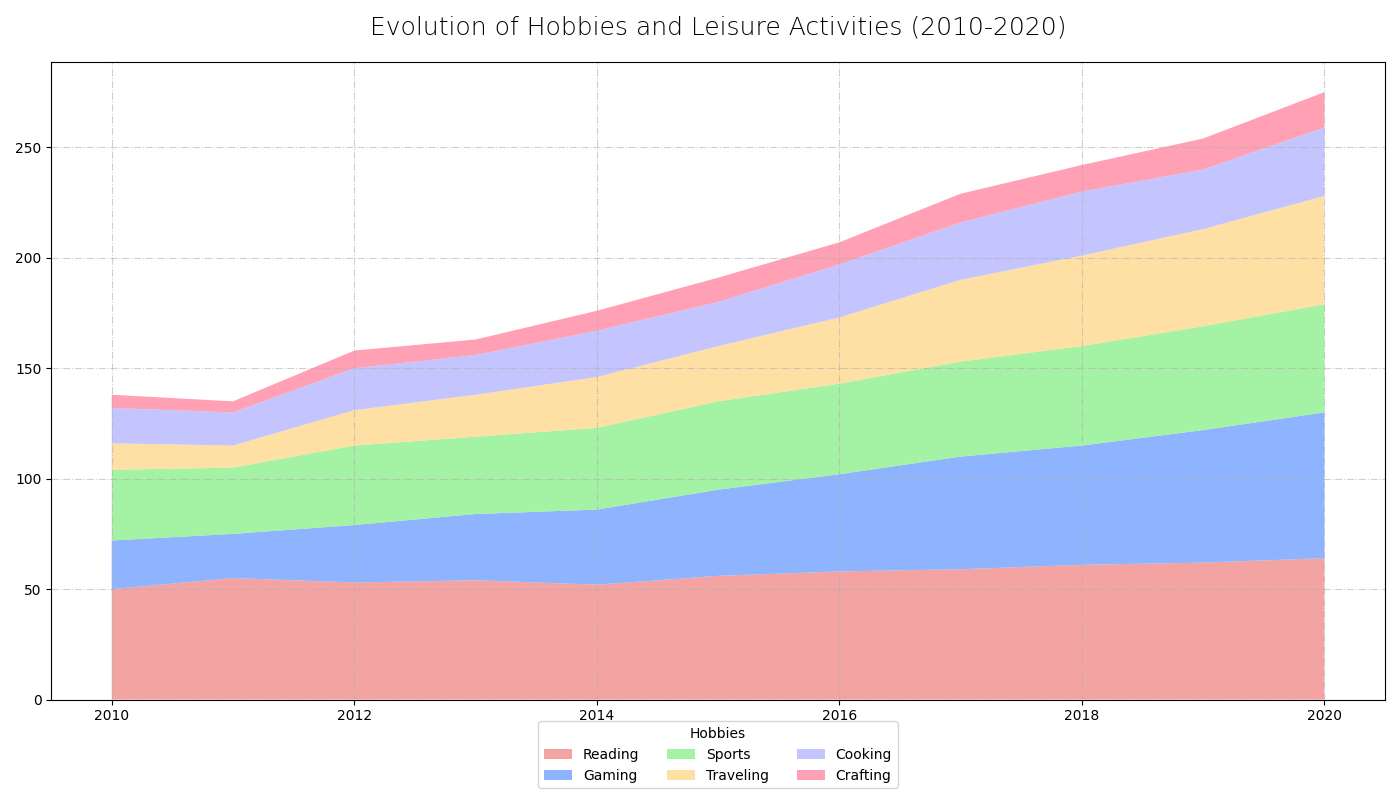

Python code for this plot:
import matplotlib.pyplot as plt
import numpy as np

years = np.arange(2010, 2021)

# Alter the data groups manually while maintaining size
reading = np.array([50, 55, 53, 54, 52, 56, 58, 59, 61, 62, 64])
gaming = np.array([22, 20, 26, 30, 34, 39, 44, 51, 54, 60, 66])
sports = np.array([32, 30, 36, 35, 37, 40, 41, 43, 45, 47, 49])
traveling = np.array([12, 10, 16, 19, 23, 25, 30, 37, 41, 44, 49])
cooking = np.array([16, 15, 19, 18, 21, 20, 24, 26, 29, 27, 31])
crafting = np.array([6, 5, 8, 7, 9, 11, 10, 13, 12, 14, 16])

hobbies_data = np.vstack([reading, gaming, sports, traveling, cooking, crafting])

colors = ['#F28C8C', '#72A1FF', '#8DEF8D', '#FFD98E', '#B6B6FF', '#FF89A1']

plt.figure(figsize=(14, 8))
plt.stackplot(years, hobbies_data, labels=['Reading', 'Gaming', 'Sports', 'Traveling', 'Cooking', 'Crafting'], colors=colors, alpha=0.8)

plt.title('Evolution of Hobbies and Leisure Activities (2010-2020)', fontsize=18, fontweight='light', pad=20)

plt.grid(visible=True, which='major', linestyle='-.', linewidth=0.8, alpha=0.6)

plt.legend(loc='lower center', bbox_to_anchor=(0.5, -0.15), fontsize=10, ncol=3, title='Hobbies')

plt.tight_layout()

plt.show()
